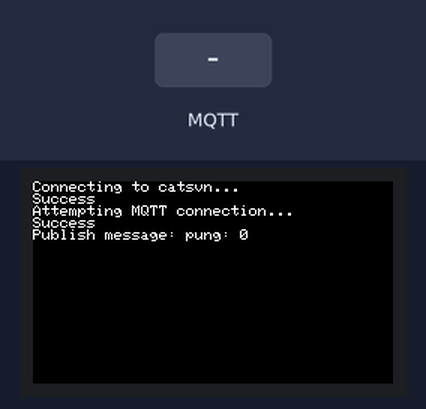
The program below on a simulated ESP32. Shown: 240×135 colour display. The inputs (shaded band) are chosen by the test bench. WiFi joins after 1.5 s; servers stay silent unless stated; random numbers use the default seed unless the program sets one; no MQTT or app messages arrive unless stated.

Above: at 2.8 s.
2.9 s: MQTT message "esp32/output" arrives on the first subscribed topic
At 7.9 s:
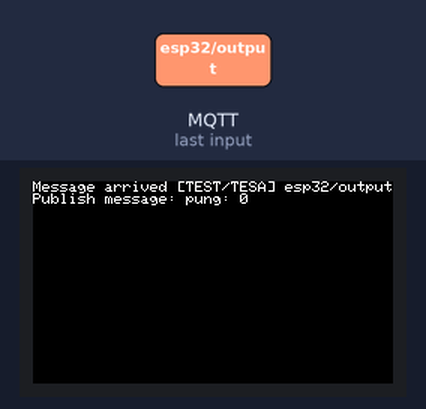
8.2 s: MQTT message "1" arrives on the first subscribed topic
At 12.1 s:
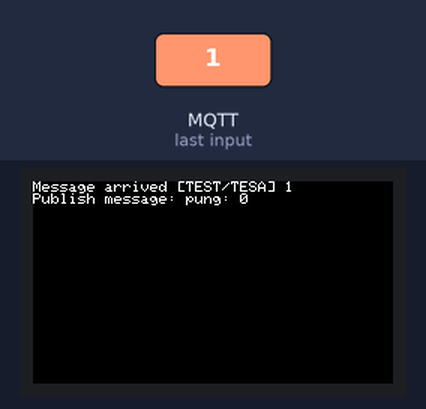
13.3 s: MQTT message "on" arrives on the first subscribed topic
18.3 s: MQTT message "off" arrives on the first subscribed topic
At 22.7 s:
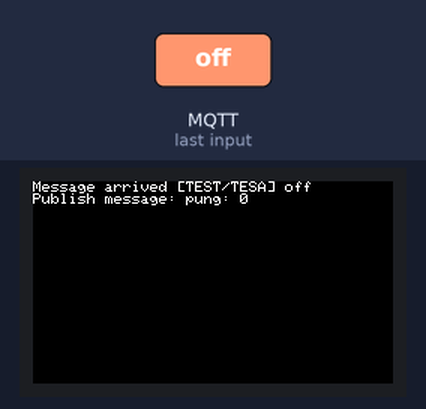
Timing chart, 0 to 24.2 s (numbered marks = the images above; inputs shaded):
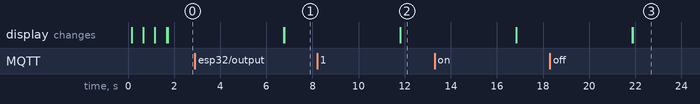

The program:

main.cpp
```cpp
#include <Arduino.h>
#include <M5StickCPlus.h>
#include <WiFi.h>
#include <PubSubClient.h>

WiFiClient espClient;
PubSubClient client(espClient);

// Configure the name and password of the connected wifi and your MQTT Serve
// host.
const char* ssid        = "catsvn";
const char* password    = "catsvn2000";
const char* mqtt_server = "10.13.8.180";
const char* intopic = "TEST/TESA";
int pot_value;
char pot_value_1 =  pot_value;
//const char* pot_value_msg = pot_value_1;

unsigned long lastMsg = 0;
#define MSG_BUFFER_SIZE (50)
char msg[MSG_BUFFER_SIZE];
int value = 0;

void setupWifi();
void callback(char* topic, byte* payload, unsigned int length);
void reConnect();
void setup() {
  Serial.begin(115200);
    M5.begin();
    M5.Lcd.setRotation(3);
    setupWifi();
    client.setServer(mqtt_server,
                     1883);  // Sets the server details.
    client.setCallback(
        callback);  // Sets the message callback function.
}

void loop() {
//     int pot_value = analogRead(36);
//     Serial.print("Pot =");
//     Serial.println(pot_value);
//     M5.Lcd.print("Pot =");
// M5.Lcd.println(pot_value);
    if (!client.connected()) {
        reConnect();
    }
    client.loop();  // This function is called periodically to allow clients to
                    // process incoming messages and maintain connections to the
                    // server.


    // unsigned long now =
        // millis();  // Obtain the host startup duration.
    // if (now - lastMsg > 2000) {
        // lastMsg = now;
        // ++value;
        snprintf(msg, MSG_BUFFER_SIZE,"pung: %ld",pot_value);
M5.Lcd.print("Publish message: ");
M5.Lcd.println(msg);
        client.publish("M5Stack", msg);  // Publishes a message to the specified
                                         //topic.
            delay(5000);
        // if (value %7 == 0) {
           M5.Lcd.fillScreen(BLACK);
            M5.Lcd.setCursor(0, 0);
    //    }
    // }
}

void setupWifi() {
    delay(10);
    M5.Lcd.printf("Connecting to %s", ssid);
    WiFi.mode(
        WIFI_STA);  // Set the mode to WiFi station mode.
    WiFi.begin(ssid, password);  // Start Wifi connection.

    while (WiFi.status() != WL_CONNECTED) {
        delay(500);
        M5.Lcd.print(".");
    }
    M5.Lcd.printf("\nSuccess\n");
}

void callback(char* topic, byte* payload, unsigned int length) {
    M5.Lcd.print("Message arrived [");
    M5.Lcd.print(topic);
    M5.Lcd.print("] ");
    for (int i = 0; i < length; i++) {
        M5.Lcd.print((char)payload[i]);
    }
    M5.Lcd.println();
}

void reConnect() {
    while (!client.connected()) {
        M5.Lcd.print("Attempting MQTT connection...");
        // Create a random client ID.
        String clientId = "MM5St-";
        clientId += String(random(0xffff), HEX);
        // Attempt to connect.
        if (client.connect(clientId.c_str())) {
            M5.Lcd.printf("\nSuccess\n");
            // Once connected, publish an announcement to the topic.
            //client.publish("M5Stack", "hello world");
            // ... and resubscribe.
            client.subscribe(intopic);
            if (String("TEST/TESA") == "esp32/output") {
                Serial.print("Changing output to ");}
        } else {
            M5.Lcd.print("failed, rc=");
            M5.Lcd.print(client.state());
            M5.Lcd.println("try again in 5 seconds");
            delay(5000);
        }
    }
}
```
